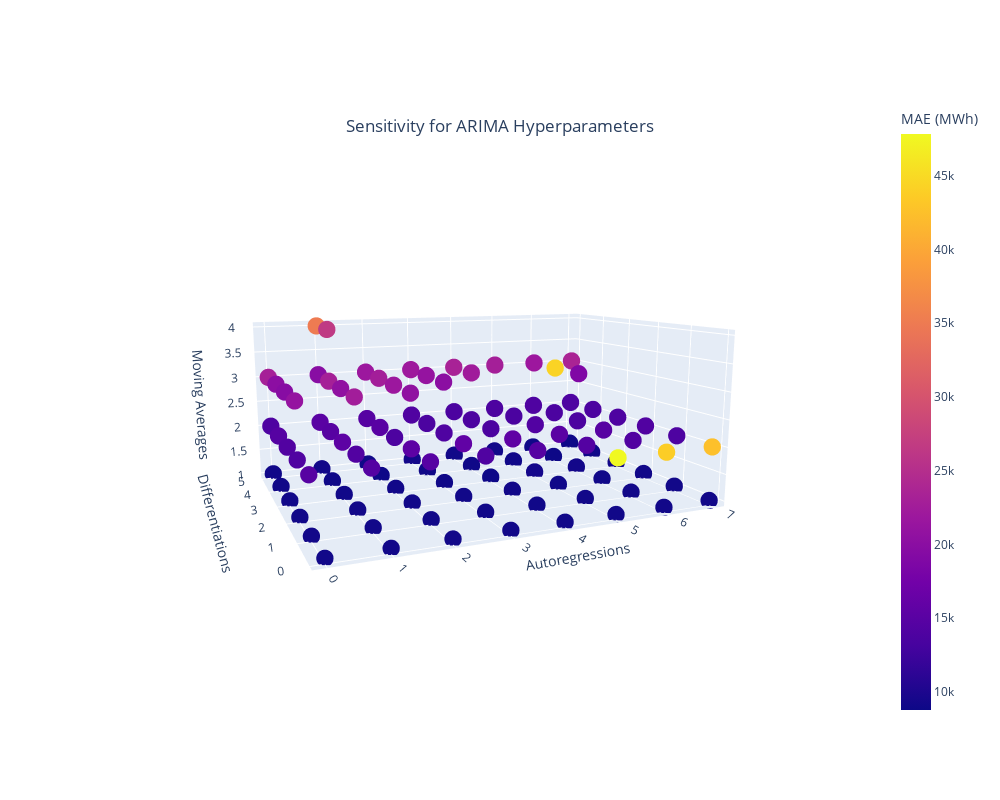

Notebook cell for this chart:
### Code cell
fig = go.Figure()
fig.add_trace(
    go.Scatter3d(
        x=bigplot.P,
        y=bigplot.D,
        z=bigplot.Q,
        mode='markers',
        marker=dict(
            size=6,
            color=bigplot.means,
            colorbar={'title': 'MAE (MWh)'},
            showscale=True
        )
    )
)
fig.update_layout(
    title={"text": "Sensitivity for ARIMA Hyperparameters", "xanchor": 'center', 'x': 0.5, 'y':0.85},
    scene=dict(xaxis_title="Autoregressions",
    yaxis_title="Differentiations",
    zaxis_title="Moving Averages"),
    height=800,
    width=1000
)
fig.show()
fig.write_image("3dplot.png")

### Figure 1 — Plotly figure (JSON) as saved in the notebook; plotly's stock layout.template omitted (floating-point values rounded to 4 significant figures)
{"data": [{"marker": {"color": [9153.0, 9208.0, 9187.0, 9118.0, 9048.0, 9103.0, 14760.0, 14140.0, 14270.0, 14710.0, 13860.0, 21090.0, 19580.0, 20100.0, 22970.0, 9211.0, 9194.0, 9168.0, 9080.0, 9044.0, 9142.0, 14530.0, 14270.0, 15340.0, 14770.0, 15120.0, 22570.0, 20540.0, 23020.0, 19770.0, 26480.0, 35050.0, 9181.0, 9122.0, 9160.0, 9150.0, 8877.0, 9005.0, 14840.0, 15310.0, 13780.0, 15010.0, 14690.0, 20530.0, 21760.0, 22720.0, 21830.0, 9160.0, 9111.0, 9189.0, 8976.0, 8982.0, 9240.0, 14090.0, 15800.0, 14030.0, 13690.0, 14150.0, 20060.0, 21100.0, 22020.0, 9066.0, 9055.0, 9167.0, 8892.0, 8929.0, 9167.0, 14620.0, 15560.0, 13690.0, 13720.0, 13750.0, 22310.0, 23330.0, 9102.0, 9146.0, 9110.0, 9415.0, 9072.0, 9189.0, 47820.0, 14490.0, 15110.0, 14330.0, 13660.0, 13840.0, 22890.0, 9162.0, 9172.0, 9081.0, 9251.0, 8780.0, 8950.0, 43750.0, 14240.0, 14790.0, 13690.0, 13660.0, 14030.0, 18890.0, 44320.0, 21860.0, 9168.0, 9190.0, 9085.0, 9260.0, 8981.0, 8917.0, 42440.0, 13900.0, 14200.0, 13890.0, 13670.0, 13900.0, 23610.0], "colorbar": {"title": {"text": "MAE (MWh)"}}, "showscale": true, "size": 6}, "mode": "markers", "type": "scatter3d", "x": [0, 0, 0, 0, 0, 0, 0, 0, 0, 0, 0, 0, 0, 0, 0, 1, 1, 1, 1, 1, 1, 1, 1, 1, 1, 1, 1, 1, 1, 1, 1, 1, 2, 2, 2, 2, 2, 2, 2, 2, 2, 2, 2, 2, 2, 2, 2, 3, 3, 3, 3, 3, 3, 3, 3, 3, 3, 3, 3, 3, 3, 4, 4, 4, 4, 4, 4, 4, 4, 4, 4, 4, 4, 4, 5, 5, 5, 5, 5, 5, 5, 5, 5, 5, 5, 5, 5, 6, 6, 6, 6, 6, 6, 6, 6, 6, 6, 6, 6, 6, 6, 6, 7, 7, 7, 7, 7, 7, 7, 7, 7, 7, 7, 7, 7], "y": [0, 1, 2, 3, 4, 5, 1, 2, 3, 4, 5, 2, 3, 4, 5, 0, 1, 2, 3, 4, 5, 1, 2, 3, 4, 5, 2, 3, 4, 5, 4, 5, 0, 1, 2, 3, 4, 5, 1, 2, 3, 4, 5, 2, 3, 4, 5, 0, 1, 2, 3, 4, 5, 1, 2, 3, 4, 5, 3, 4, 5, 0, 1, 2, 3, 4, 5, 1, 2, 3, 4, 5, 4, 5, 0, 1, 2, 3, 4, 5, 0, 1, 2, 3, 4, 5, 5, 0, 1, 2, 3, 4, 5, 0, 1, 2, 3, 4, 5, 3, 4, 5, 0, 1, 2, 3, 4, 5, 0, 1, 2, 3, 4, 5, 5], "z": [1, 1, 1, 1, 1, 1, 2, 2, 2, 2, 2, 3, 3, 3, 3, 1, 1, 1, 1, 1, 1, 2, 2, 2, 2, 2, 3, 3, 3, 3, 4, 4, 1, 1, 1, 1, 1, 1, 2, 2, 2, 2, 2, 3, 3, 3, 3, 1, 1, 1, 1, 1, 1, 2, 2, 2, 2, 2, 3, 3, 3, 1, 1, 1, 1, 1, 1, 2, 2, 2, 2, 2, 3, 3, 1, 1, 1, 1, 1, 1, 2, 2, 2, 2, 2, 2, 3, 1, 1, 1, 1, 1, 1, 2, 2, 2, 2, 2, 2, 3, 3, 3, 1, 1, 1, 1, 1, 1, 2, 2, 2, 2, 2, 2, 3]}], "layout": {"height": 800, "scene": {"aspectmode": "auto", "aspectratio": {"x": 1.484, "y": 1.06, "z": 0.6359}, "camera": {"center": {"x": 0, "y": 0, "z": 0}, "eye": {"x": -1.105, "y": -2.56, "z": 0.5219}, "projection": {"type": "perspective"}, "up": {"x": 0, "y": 0, "z": 1}}, "xaxis": {"title": {"text": "Autoregressions"}, "type": "linear"}, "yaxis": {"title": {"text": "Differentiations"}, "type": "linear"}, "zaxis": {"title": {"text": "Moving Averages"}, "type": "linear"}}, "title": {"text": "Sensitivity for ARIMA Hyperparameters", "x": 0.5, "xanchor": "center", "y": 0.85}, "width": 1000}}
